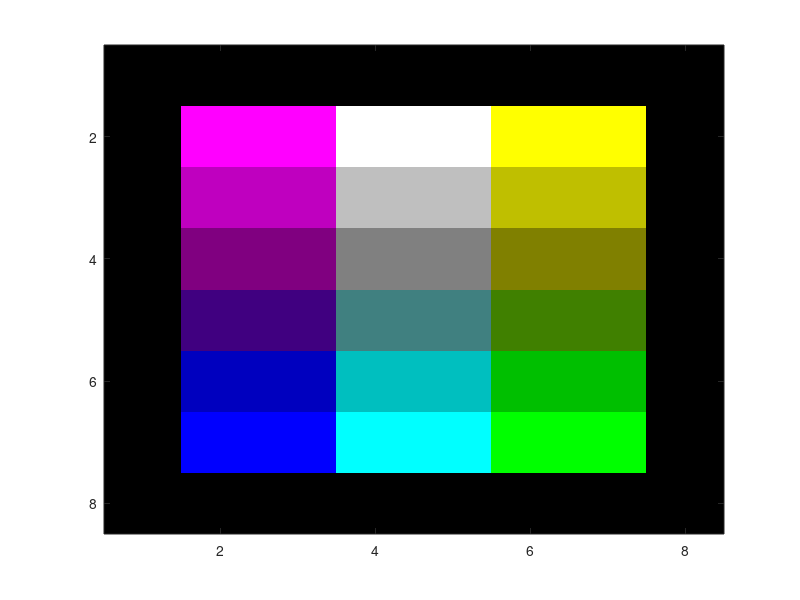

This chart was generated by the following MATLAB code:
% Zgled, kako so v Matlabu predstavljene slike
% Pobrano iz Hansen, Nagy, O'Leary: Deblurring images

A = [
0 0 0 0 0 0 0 0 0 0 0 0 0 0 0 0
0 8 8 0 0 0 0 4 4 0 0 0 0 0 0 0
0 8 8 0 0 0 0 4 4 0 3 3 3 3 3 0
0 8 8 0 0 0 0 4 4 0 3 3 3 3 3 0
0 8 8 0 0 0 0 4 4 0 3 3 3 3 3 0
0 8 8 0 0 0 0 4 4 0 3 3 3 3 3 0
0 8 8 8 8 8 0 4 4 0 3 3 3 3 3 0
0 8 8 8 8 8 0 4 4 0 0 0 0 0 0 0
0 0 0 0 0 0 0 0 0 0 0 0 0 0 0 0
];

imagesc(A)
axis image
colormap(gray)


pause

B1 = [
0 0 0 0 0 0 0 0
0 8 8 8 8 8 8 0
0 6 6 6 6 6 6 0
0 4 4 4 4 4 4 0
0 2 2 2 2 2 2 0
0 0 0 0 0 0 0 0
0 0 0 0 0 0 0 0
0 0 0 0 0 0 0 0
];

B2 = [
0 0 0 0 0 0 0 0
0 0 0 8 8 8 8 0
0 0 0 6 6 6 6 0
0 0 0 4 4 4 4 0
0 0 0 4 4 4 4 0
0 0 0 6 6 6 6 0
0 0 0 8 8 8 8 0
0 0 0 0 0 0 0 0
];

B3 = [
0 0 0 0 0 0 0 0
0 8 8 8 8 0 0 0
0 6 6 6 6 0 0 0
0 4 4 4 4 0 0 0
0 4 4 4 4 0 0 0
0 6 6 6 6 0 0 0
0 8 8 8 8 0 0 0
0 0 0 0 0 0 0 0
];

C1(:,:,1) =  B1/8;
C1(:,:,2) = zeros(8);
C1(:,:,3) = zeros(8);
imagesc(C1)
pause

C2(:,:,1) = zeros(8);
C2(:,:,2) =  B2/8;
C2(:,:,3) = zeros(8);
imagesc(C2)
pause

C3(:,:,1) = zeros(8);
C3(:,:,3) =  B3/8;
C3(:,:,2) = zeros(8);
imagesc(C3)
pause

C4(:,:,1) = B1/8;
C4(:,:,2) =  B2/8;
C4(:,:,3) = B3/8;
imagesc(C4)
